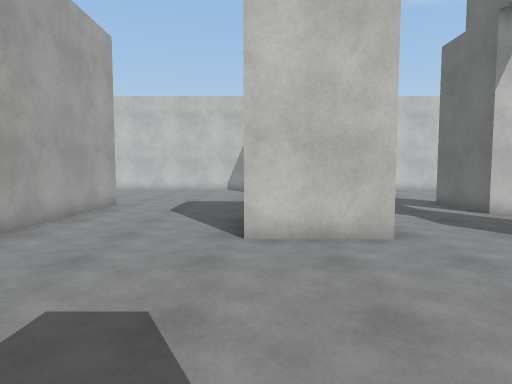
view 1 (above)

17 first-person views from a walk through a 3-D level made in the Unity game engine. The camera is 1.4 m above the floor, tilts 4° down and sees 75° across. The floor is counted in squares, 1 m on a side. Each view is taken from the middle of a square. On the plan, view 1 faces up. The plan holds only what a view shows up to about 15 squares ahead; the rest is blank. The player is left out. Surface patterns are stand-ins for the level's own textures.

view 2
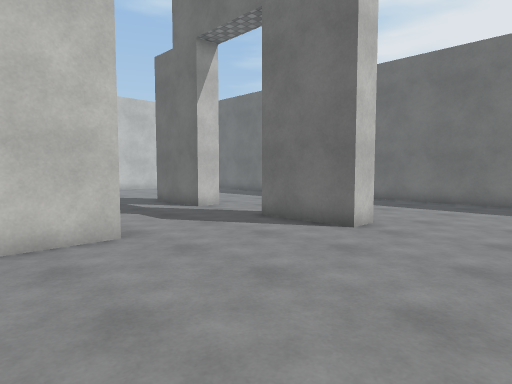

view 3
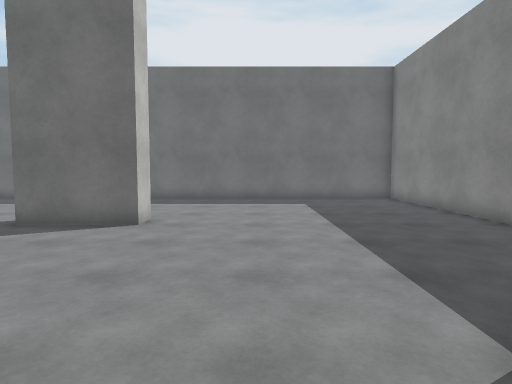

view 4
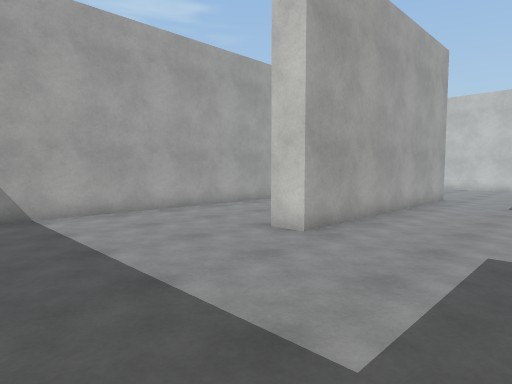

view 5
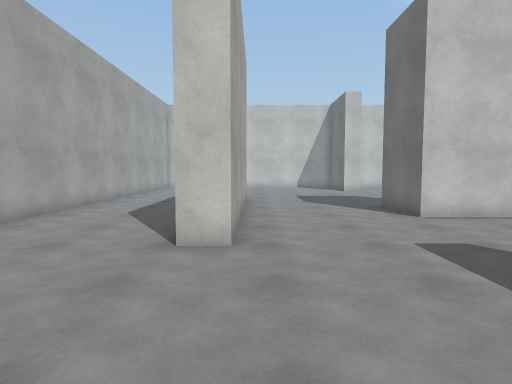

view 6
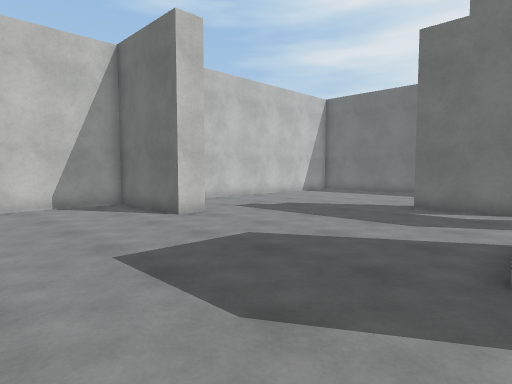

view 7
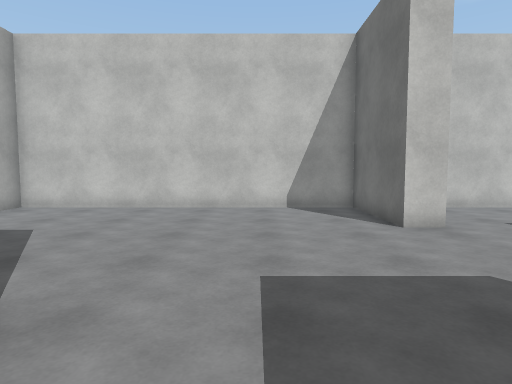

view 8
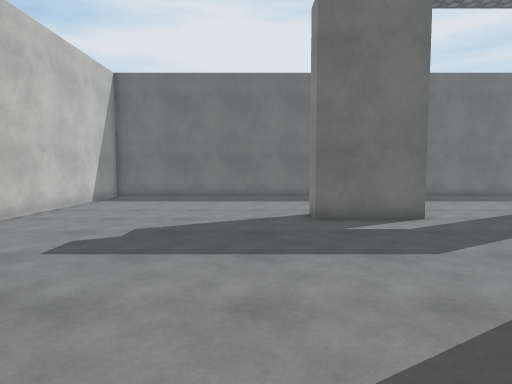

view 9
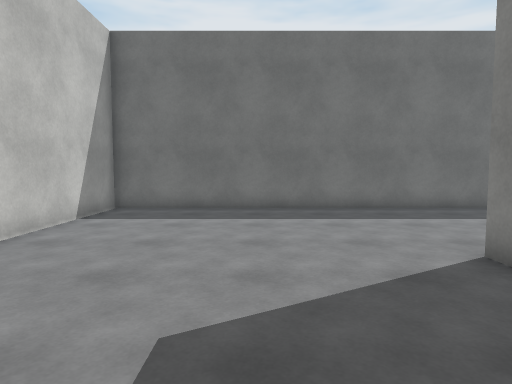

view 10
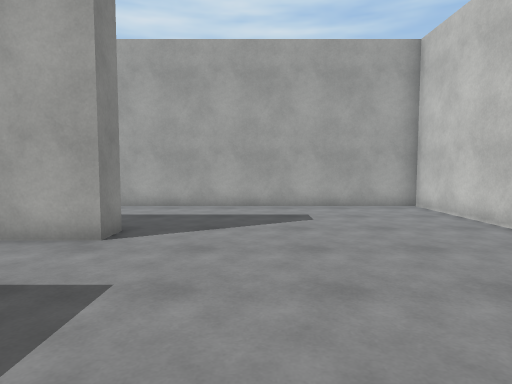

view 11
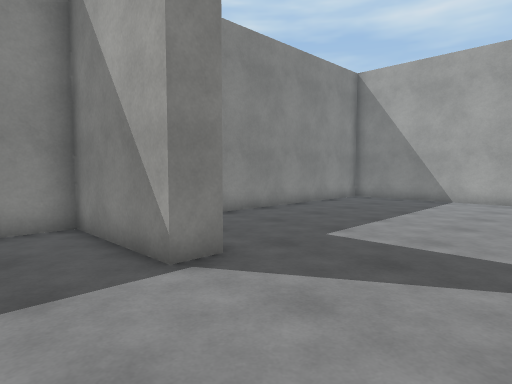

view 12
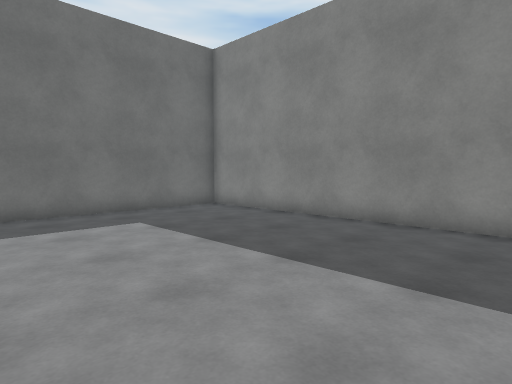

view 13
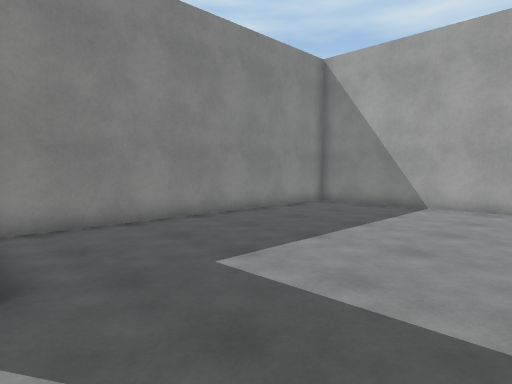

view 14
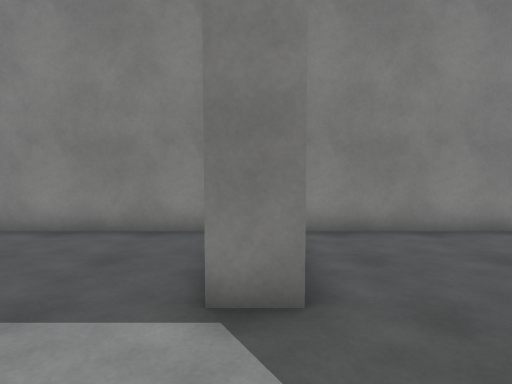

view 15
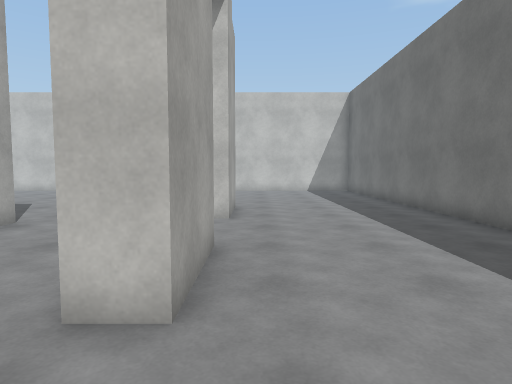

view 16
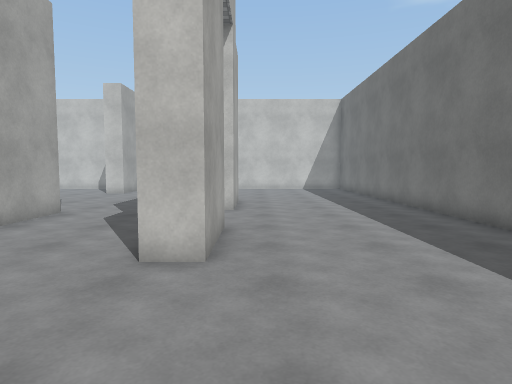

view 17
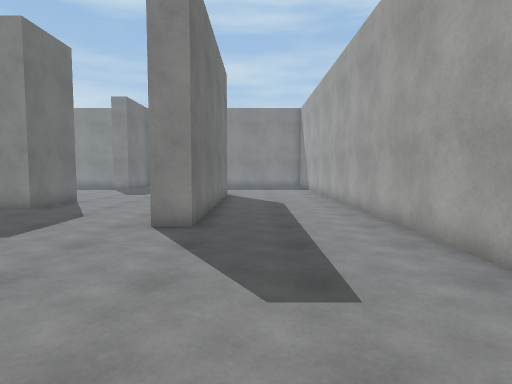

### Floor plan
Points are (right, up) in squares from view 1. A wall is a line through its corners. A room is listed if a view was taken in it or the views show most of it. See-through windows are left out.
Room 1 (views 1, 2, 3, 4, 5, 6, 7, 8, 9, 10, 11, 12, 13, 14, 15, 16, 17)
walls: (2.8, 9.6) (2.8, 7); (2.9, 6.6) (-0.2, 6.6) (-0.2, 9.6) (0.9, 9.6); (7.2, 10.3) (7.2, 13.3) (8.2, 13.3) (8.2, 10.3) (7.2, 10.3); (8.2, 7) (8.2, 3.9) (7.2, 3.9) (7.2, 7); (1.6, 17.9) (0.5, 17.9) (0.5, 22) (-11.5, 22) (-11.5, -5.4) (0, -5.4); (-6.5, 6) (-6.5, 13) (-5.4, 13) (-5.4, 3) (-6.5, 3); (0.5, -1.3) (1.5, -1.3) (1.5, -5.4) (14.8, -5.4) (14.8, 22) (3.9, 22)

Positions as (right, up) in squares from view 1, and headings:
1: (0, 0), facing up
2: (0, 0), facing up-right
3: (-1, 1), facing right
4: (-1, -3), facing up-left
5: (-5, -3), facing up
6: (-5, 9), facing up-right
7: (-3, 10), facing up
8: (-2, 15), facing right
9: (3, 17), facing right
10: (1, 16), facing left
11: (4, 3), facing down-left
12: (4, 3), facing down-right
13: (1, 3), facing down-left
14: (1, 2), facing down
15: (9, 1), facing up
16: (9, -1), facing up
17: (-8, 21), facing down
